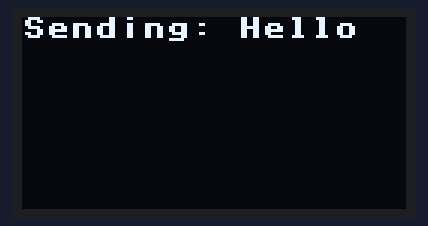
This program was run on a simulated ESP32 board running MicroPython. Shown: 128×64 one-colour display. No radio messages arrive unless stated (any console line starting 'radio sent:' is added by the test bench); library files of the repository ran but are not shown: ssd1306.py; what the program prints to the serial console is not drawn.

Above: at 0.2 s.

The program:

sender.py
```python
from machine import Pin, SPI, I2C
from ssd1306 import SSD1306_I2C
from sx127x import SX127x  # Import your LoRa module library

# Define SPI and I2C pins
spi = SPI(baudrate=10000000, polarity=0, phase=0, sck=Pin(18), mosi=Pin(23), miso=Pin(19))
cs = Pin(5, Pin.OUT)
reset = Pin(14, Pin.OUT)

# Initialize LoRa
lora = SX127x(spi, cs, reset)

# Initialize the I2C and OLED display
i2c = I2C(0, scl=Pin(22), sda=Pin(21))
oled = SSD1306_I2C(128, 64, i2c)

while True:
    # Send a message
    lora.send('Hello LoRa')

    # Display message on OLED
    oled.fill(0)
    oled.text('Sending: Hello', 0, 0)
    oled.show()
```
